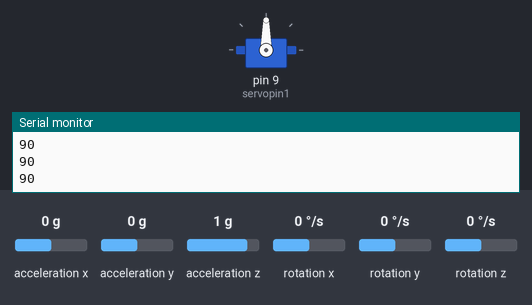
A sketch run on a simulated Arduino Uno, built with avr-gcc and run on an emulated ATmega328P. On the bench: servo, the last lines printed to the serial monitor. The inputs (shaded band) are chosen by the test bench; at power-on: rotation z 0 °/s, acceleration x 0 g, acceleration y 0 g, acceleration z 1 g, rotation x 0 °/s, rotation y 0 °/s.

Above: at 1.2 s.
1.3 s: rotation z set to -192 °/s
At 2.5 s:
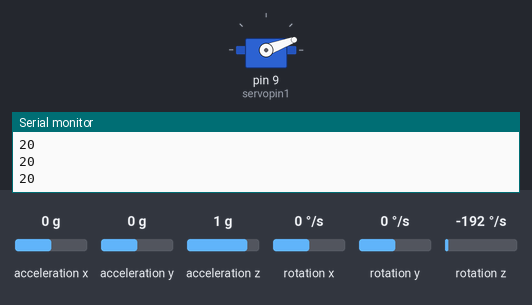
2.8 s: rotation z set to -100 °/s
At 3.6 s:
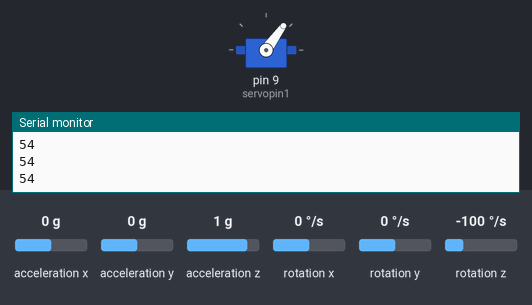
4.3 s: rotation z set to 100 °/s
At 4.9 s:
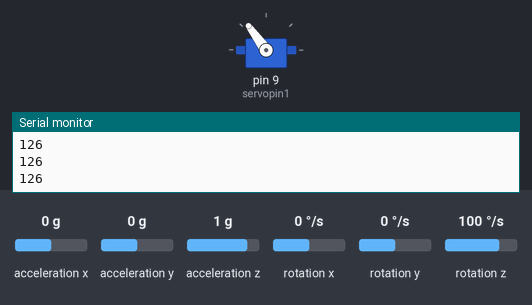
5.8 s: rotation z set to 192 °/s
At 7.0 s:
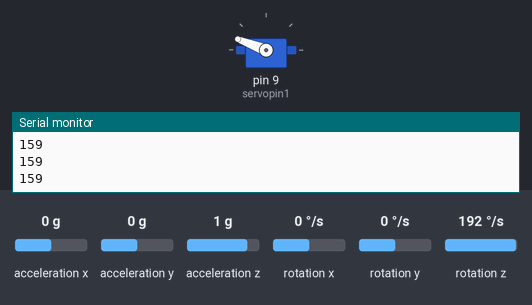
7.3 s: rotation z set to 0 °/s
At 8.4 s:
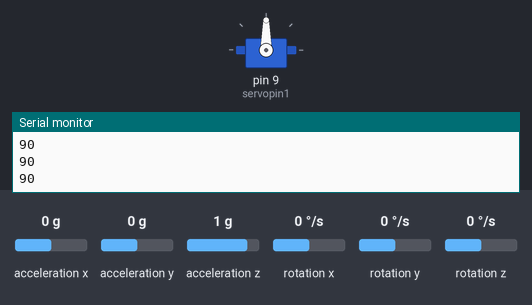
Timing chart, 0 to 9.8 s (numbered marks = the images above; inputs shaded):
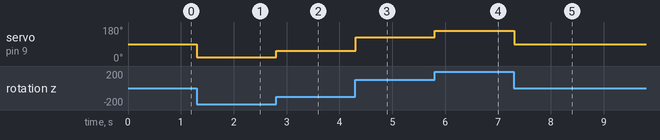

Measured:
- after the input at 1.3 s, servo on pin 9 (servopin1): 90° → 20° at once
- after the input at 2.8 s, servo on pin 9 (servopin1): 20° → 54° at once
- after the input at 4.3 s, servo on pin 9 (servopin1): 54° → 126° at once
- after the input at 5.8 s, servo on pin 9 (servopin1): 126° → 159° at once
- after the input at 7.3 s, servo on pin 9 (servopin1): 159° → 90° at once

The sketch:

MPU6050_V.2.ino
```cpp
// Librerias I2C para controlar el mpu6050
// la libreria MPU6050.h necesita I2Cdev.h, I2Cdev.h necesita Wire.h
#include <Servo.h>
#include "I2Cdev.h"
#include "MPU6050.h"
#include "Wire.h"

// La dirección del MPU6050 puede ser 0x68 o 0x69, dependiendo
// del estado de AD0. Si no se especifica, 0x68 estará implicito
MPU6050 sensor;

Servo servo1;

#define servopin1 9

// Valores RAW (sin procesar) del acelerometro y giroscopio en los ejes x,y,z
int16_t ax, ay, az;
int16_t gx, gy, gz;

int angulo = 0;

long tiempo_prev;
float dt;
float ang_x, ang_y;
float ang_x_prev, ang_y_prev;

void setup() {
  Serial.begin(9600);    //Iniciando puerto serial
  Wire.begin();           //Iniciando I2C
  sensor.initialize();    //Iniciando el sensor

  servo1.attach(servopin1);
  servo1.write(angulo);
}

void loop() {
  // Leer las aceleraciones y velocidades angulares
  sensor.getAcceleration(&ax, &ay, &az);//lee la aceleracion
  sensor.getRotation(&gx, &gy, &gz); //lee la rotacion(giroscopio)

  dt = (millis()-tiempo_prev)/1000.0;
  tiempo_prev=millis();

  /*Mostrar los angulos separadas por un [tab]
  Serial.print("Rotacion en X:  ");
  Serial.print(ang_x); Serial.print("\t");
  Serial.print("Rotacion en Y: ");
  Serial.print(ang_y); Serial.print("\t");
  Serial.print("Rotacion en Z: ");
  Serial.println(gz);Serial.print("\t");fegrs
  */

  int valor = map(gz, -32750, 32750, 0, 180); /*1° es la variable, 2° y 3° es el maximo y
  minimo del sensor, y el 4° y 5° son los maximos y minimos que queres ponerle
  */

  Serial.println(valor); //toma el valor del map con los limites 0 y 360
  servo1.write(valor); //imprime el valor en el servo
}
```
